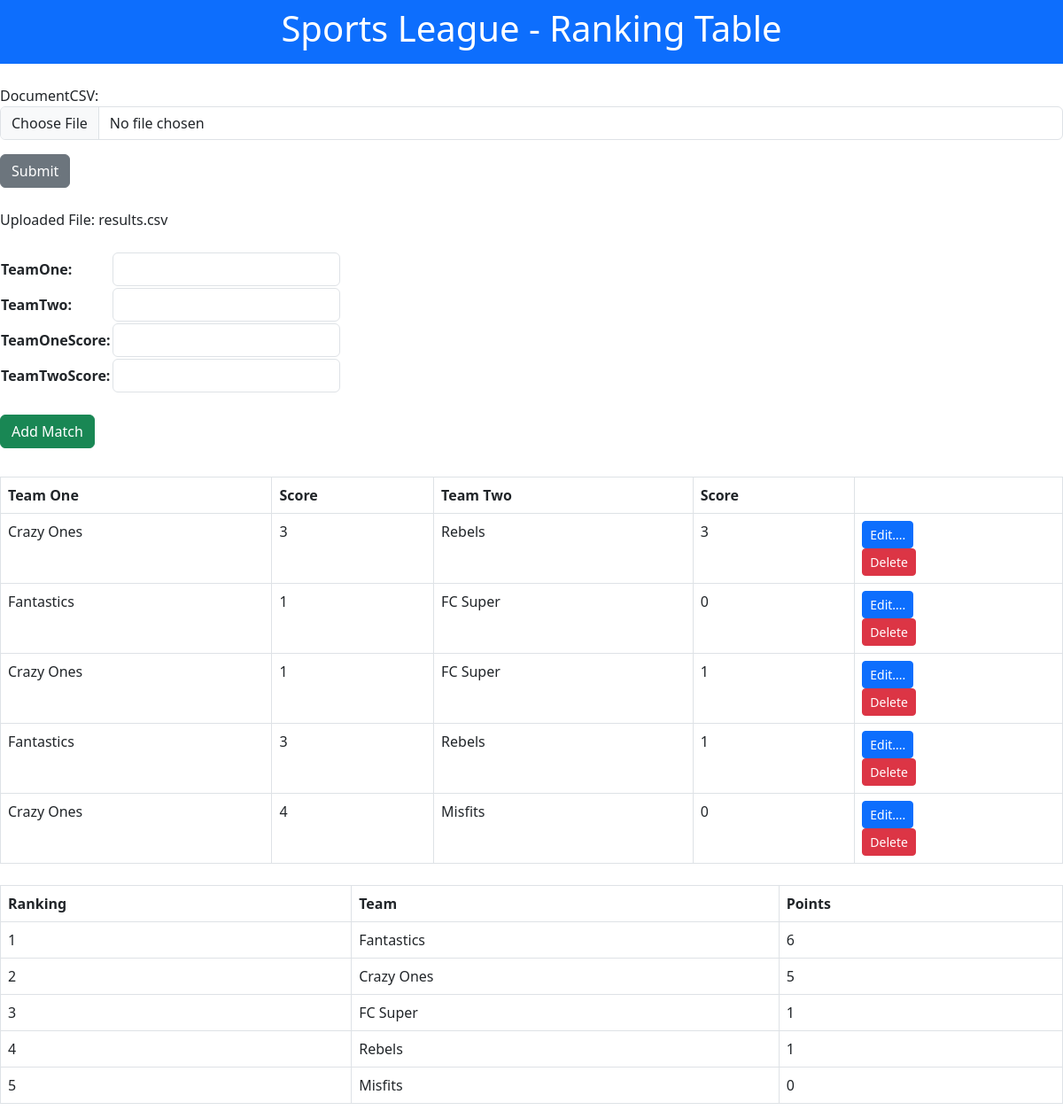
The page /sports_league/upload/results.csv on the database its author committed.
### sports_league/models.py (models this page shows)
class MatchResult_File(models.Model):
    resultID=models.CharField(
        max_length=200,
        primary_key=True,
        unique=True,
        blank=True
    )
    documentCSV=models.FileField(
        storage=OverwriteStorage(),
        upload_to='sports_league/documentCSV/'
    )
    uploaded_at=models.DateTimeField(auto_now_add=True)

class Match(models.Model):
    resultFile=models.ForeignKey(MatchResult_File, on_delete=models.CASCADE)
    teamOne=models.CharField(max_length=200)
    teamTwo=models.CharField(max_length=200)
    teamOneScore=models.IntegerField()
    teamTwoScore=models.IntegerField()

class Rank(models.Model):
    resultFile=models.ForeignKey(MatchResult_File, on_delete=models.CASCADE)
    team=models.CharField(max_length=200)
    points=models.IntegerField()

### sports_league/views.py (the view, shortened to what this page needs)
# urls.py: path('upload/', UploadView.as_view()),
class UploadView(View):
    def get(self, request, *args, **kwargs):
        context={'form': UploadForm()}
        if 'resultID' in kwargs:
            resultID=kwargs['resultID']
            context={
                'form': UploadForm(),
                'form2': AddMatchForm(initial={'resultFile': getResult(resultID)}),
                'resultFile': getResult(resultID),
                'matches': getMatches(resultID),
                'sortedRanking': getRanking(resultID)
            }
        return render(request, "ranking_table.html", context)

### sports_league/forms.py
class UploadForm(forms.ModelForm):
    class Meta:
        model=MatchResult_File
        fields=('resultID', 'documentCSV',)
        widgets={
            'resultID': forms.HiddenInput(),
            'documentCSV': forms.ClearableFileInput(attrs={'class': 'form-control'})
        }

class AddMatchForm(forms.ModelForm):
    class Meta:
        model=Match
        fields=('resultFile', 'teamOne', 'teamTwo', 'teamOneScore', 'teamTwoScore')
        widgets={
            'resultFile': forms.HiddenInput(),
            'teamOne': forms.TextInput(attrs={'class': 'form-control'}),
            'teamTwo': forms.TextInput(attrs={'class': 'form-control'}),
            'teamOneScore': forms.TextInput(attrs={'class': 'form-control'}),
            'teamTwoScore': forms.TextInput(attrs={'class': 'form-control'}),
        }

### sports_league/views.py (called while the page is built)
def getMatches(id):
    resultFile=MatchResult_File.objects.get(resultID=id)
    matches=Match.objects.select_related().filter(resultFile=resultFile)
    return matches

def getRanking(id):
    resultFile=MatchResult_File.objects.get(resultID=id)
    sortedRanking=Rank.objects.filter(resultFile=resultFile
    ).order_by('-points', 'team')
    return sortedRanking

def getResult(id):
    resultFileObj=MatchResult_File.objects.filter(pk=id).first()
    return resultFileObj

### sports_league/templates/ranking_table.html (shortened to what this page needs)
<!doctype html>
<html lang="en">
    <head>
        {% load static %}
        <link
            rel="stylesheet" type="text/css"
            href="{% static 'sports_league/css/bootstrap.css' %}"
        >
    </head>
    <body>
        <div class="container-fluid p-2 bg-primary text-white text-center">
            <h1>Sports League - Ranking Table</h1>
        </div>
        <br>
        <div class="form-group">
            <form
                method="POST"
                enctype="multipart/form-data"
                action="/sports_league/upload/"
            >
                {{form.as_p}}
                <button name='uploadFileBtn' class="btn btn-secondary">
                    Submit
                </button>
            </form>
        </div>
        <br>
        {% if resultFile %}
        Uploaded File: {{resultFile.resultID}}
        <br><br>
        <form method="POST" action="/sports_league/match/add/{{resultFile.resultID}}/">
            <table>{{form2}}</table>
            <br>
            <button name='testBtn' class="btn btn-success">
                Add Match
            </button>
        </form>
        <br>
            {% if matches %}
            <div class="col-12 pt-2">
                <table class="table table-bordered">
                    <thead>
                        <tr>
                            <th scope="col">Team One</th>
                            <th scope="col">Score</th>
                            <th scope="col">Team Two</th>
                            <th scope="col">Score</th>
                            <th scope="col"></th>
                        </tr>
                    </thead>
                    <tbody>
                        {% for match in matches %}
                        <tr>
                            <td>{{match.teamOne}}</td>
                            <td>{{match.teamOneScore}}</td>
                            <td>{{match.teamTwo}}</td>
                            <td>{{match.teamTwoScore}}</td>
                            <td>
                                <form
                                    method="POST"
                                    action="/sports_league/match/edit/{{resultFile.resultID}}/{{match.pk}}"
                                >
                                    <button name="edit-{{match.pk}}" class="btn btn-primary btn-sm">
                                        Edit....
                                    </button>
                                </form>
                                <form
                                    method="POST"
                                    action="/sports_league/match/delete/{{resultFile.resultID}}/{{match.pk}}"
                                >
                                    <button name="delete-{{match.pk}}" class="btn btn-danger btn-sm">
                                        Delete
                                    </button>
                                </form>
                            </td>
                        </tr>
                        {% endfor %}
                    </tbody>
                </table>
            </div>
            {% endif %}
        {% endif %}
        {% if sortedRanking %}
        <div class="col-12 pt-2">
            <table class="table table-bordered">
                <thead>
                    <tr>
                        <th scope="col">Ranking</th>
                        <th scope="col">Team</th>
                        <th scope="col">Points</th>
                    </tr>
                </thead>
                <tbody>
                    {% for rank in sortedRanking %}
                    <tr>
                        <td>{{forloop.counter}}</td>
                        <td>{{rank.team}}</td>
                        <td>{{rank.points}}</td>
                    </tr>
                    {% endfor %}
                </tbody>
            </table>
        </div>
        {% endif %}
    </body>
</html>

### rows shown on the page
MatchResult_File: resultID "results.csv"
Match: teamOne "Crazy Ones", teamOneScore "3", teamTwo "Rebels", teamTwoScore "3"
Match: teamOne "Fantastics", teamOneScore "1", teamTwo "FC Super", teamTwoScore "0"
Match: teamOne "Crazy Ones", teamOneScore "1", teamTwo "FC Super", teamTwoScore "1"
Match: teamOne "Fantastics", teamOneScore "3", teamTwo "Rebels", teamTwoScore "1"
Match: teamOne "Crazy Ones", teamOneScore "4", teamTwo "Misfits", teamTwoScore "0"
Rank: team "Fantastics", points "6"
Rank: team "Crazy Ones", points "5"
Rank: team "FC Super", points "1"
Rank: team "Rebels", points "1"
Rank: team "Misfits", points "0"
